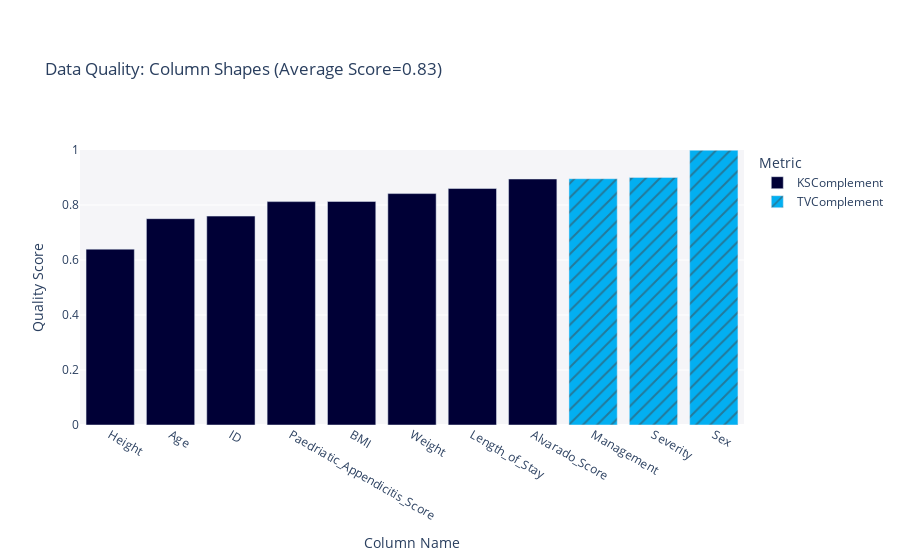

The cell this chart's notebook holds for it:
### Code cell
fig = quality_report.get_visualization('Column Shapes')
fig.show()
fig.write_image(file = f"pages/evaluation/{folder_name}/images/col_shapes.png")

### Figure 1 — Plotly figure (JSON) as saved in the notebook; plotly's stock layout.template omitted (floating-point values rounded to 4 significant figures)
{"data": [{"alignmentgroup": "True", "customdata": [["KSComplement"], ["KSComplement"], ["KSComplement"], ["KSComplement"], ["KSComplement"], ["KSComplement"], ["KSComplement"], ["KSComplement"]], "hovertemplate": "<b>%{hovertext}</b><br><br>Metric=%{customdata[0]}<br>Quality Score=%{y}<extra></extra>", "hovertext": ["ID", "Age", "BMI", "Height", "Weight", "Length_of_Stay", "Alvarado_Score", "Paedriatic_Appendicitis_Score"], "legendgroup": "KSComplement", "marker": {"color": "#000036", "pattern": {"shape": ""}}, "name": "KSComplement", "offsetgroup": "KSComplement", "orientation": "v", "showlegend": true, "textposition": "auto", "type": "bar", "x": ["ID", "Age", "BMI", "Height", "Weight", "Length_of_Stay", "Alvarado_Score", "Paedriatic_Appendicitis_Score"], "xaxis": "x", "y": [0.7596, 0.7503, 0.8129, 0.6395, 0.8415, 0.8599, 0.8945, 0.8123], "yaxis": "y"}, {"alignmentgroup": "True", "customdata": [["TVComplement"], ["TVComplement"], ["TVComplement"]], "hovertemplate": "<b>%{hovertext}</b><br><br>Metric=%{customdata[0]}<br>Quality Score=%{y}<extra></extra>", "hovertext": ["Sex", "Management", "Severity"], "legendgroup": "TVComplement", "marker": {"color": "#03AFF1", "pattern": {"shape": "/"}}, "name": "TVComplement", "offsetgroup": "TVComplement", "orientation": "v", "showlegend": true, "textposition": "auto", "type": "bar", "x": ["Sex", "Management", "Severity"], "xaxis": "x", "y": [0.9989, 0.8956, 0.9004], "yaxis": "y"}], "layout": {"barmode": "relative", "legend": {"title": {"text": "Metric"}, "tracegroupgap": 0}, "margin": {"t": 150}, "plot_bgcolor": "#F5F5F8", "title": {"text": "Data Quality: Column Shapes (Average Score=0.83)"}, "xaxis": {"anchor": "y", "categoryorder": "total ascending", "domain": [0, 1], "title": {"text": "Column Name"}}, "yaxis": {"anchor": "x", "domain": [0, 1], "range": [0, 1], "title": {"text": "Quality Score"}}}}
